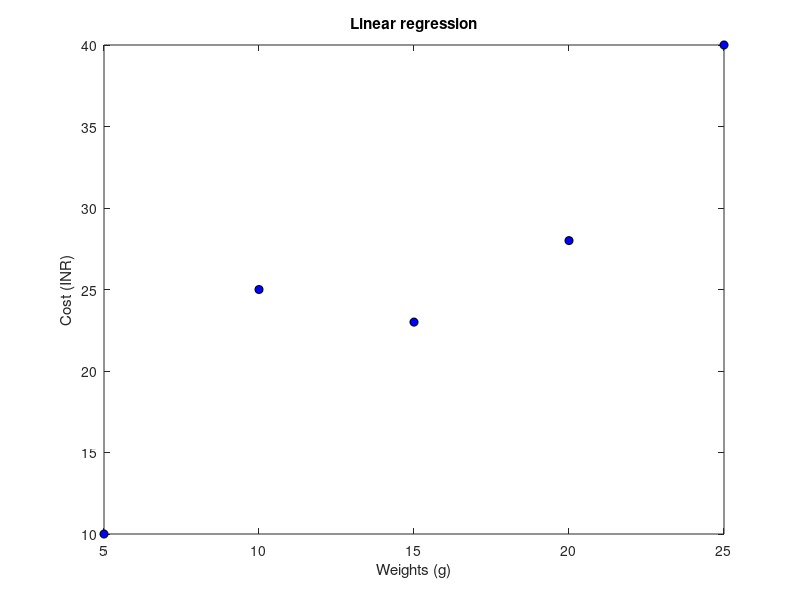

The MATLAB script that drew this image: (Note: this script raises an error after producing the figure.)
function [] = supervised_learning()
% supervised_learning : run linear regression with single variable

close all;

x = [5; 10; 15; 20; 25]; % weights
Y = [10; 25; 23; 28; 40]; %costs

m = length(x);
figure;
plot(x,Y,'ko', 'MarkerFaceColor', 'b'); % plot for visualisation
title('Linear regression');
xlabel('Weights (g)');
ylabel('Cost (INR)');
hndl = gca; % get current axes handle

X = [ones(m,1), x]; % add 1s in the first column
theta = zeros(2,1); % 2x1 matrix with inital elements zero

disp(strcat('Initial cost : ', num2str(cost(X,Y,m, theta)))); %prints inital cost
pause;

alpha = 0.001; % learning rate
itr = 10; % number of iterations

[theta, theta_history, j_history] = gradient_descent(X, Y, theta, alpha, itr,m);

fprintf(strcat('Final cost : ', num2str(cost(X,Y,m, theta)), ' ')); %prints final cost

figure;
plot(1:itr, j_history); % plot costs during iterations
title('error iterations');
xlabel('Iterations');
ylabel('error');

hold(hndl);
for i=1:itr
    % plots hypothesis function for each iteration
   plot(hndl, X(:,2), X*(theta_history(i,:))','r--', 'LineWidth', 2); 
end
hold off

figure;
hold on;
% plots  dataset on a new figure window
plot(x,Y,'ko', 'MarkerFaceColor', 'b');
title('Linear regression');
xlabel('Weights (g)');
ylabel('Cost (INR)');

% plots final hypothesis function (best fit line)
plot(X(:,2), X*(theta),'r--', 'LineWidth', 2); 
hold off;

end

